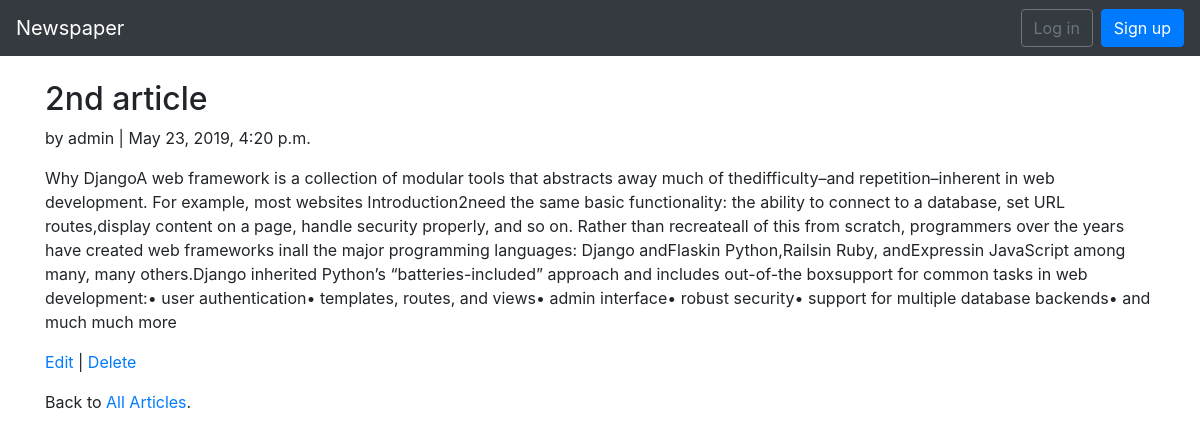
Page /articles/2/ on the committed database.
### articles/models.py (models this page shows, shortened)
class Article(models.Model):
    title = models.CharField(max_length=255)
    body = models.TextField()
    date = models.DateTimeField(auto_now_add=True)
    author = models.ForeignKey(
        settings.AUTH_USER_MODEL,
        on_delete=models.CASCADE
    )

### users/models.py (models this page shows)
class CustomUser(AbstractUser):
    age = models.PositiveIntegerField(default=0)

### articles/views.py (the view)
# urls.py: path('<int:pk>/', views.ArticleDetailView.as_view(), name='article_detail'),
class ArticleDetailView(DetailView):
    model = models.Article
    template_name = 'article_detail.html'

### templates/article_detail.html
{% extends 'base.html' %}
{% block content %}
<div class="<article-entry">
    <h2>{{ object.title }}</h2>
        <p>by {{ object.author }} | {{ object.date }}</p>
        <p>{{ object.body }}</p>
</div>
<p><a href="{% url 'article_edit' article.pk %}">Edit</a> | <a href="{% url 'article_delete' article.pk %}">Delete</a></p>
<p>Back to <a href="{% url 'article_list' %}">All Articles</a>.</p>
{% endblock content %}

### rows in the picture
Article: title "2nd article", author "admin", date "May 23, 2019, 4:20 p.m.", body "Why DjangoA web framework is a collection of modular tools that abstracts away much of thedifficulty–and repetition–inherent in web development. For example, most websites Introduction2need the same basic functionality: the ability to connect to a database, set URL routes,display content on a page, handle security properly, and so on. Rather than recreateall of this from scratch, programmers over the years have created web frameworks inall the major programming languages: Django andFlaskin Python,Railsin Ruby, andExpressin JavaScript among many, many others.Django inherited Python’s “batteries-included” approach and includes out-of-the boxsupport for common tasks in web development:• user…"
